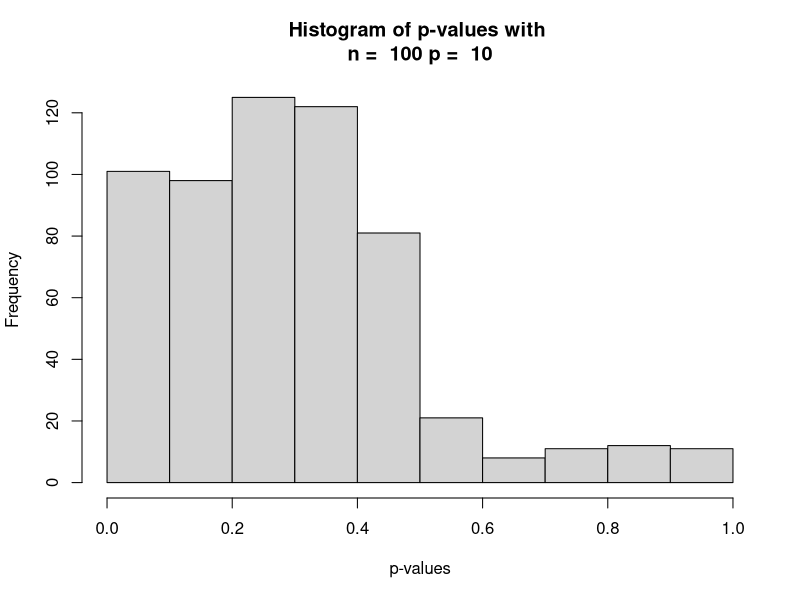
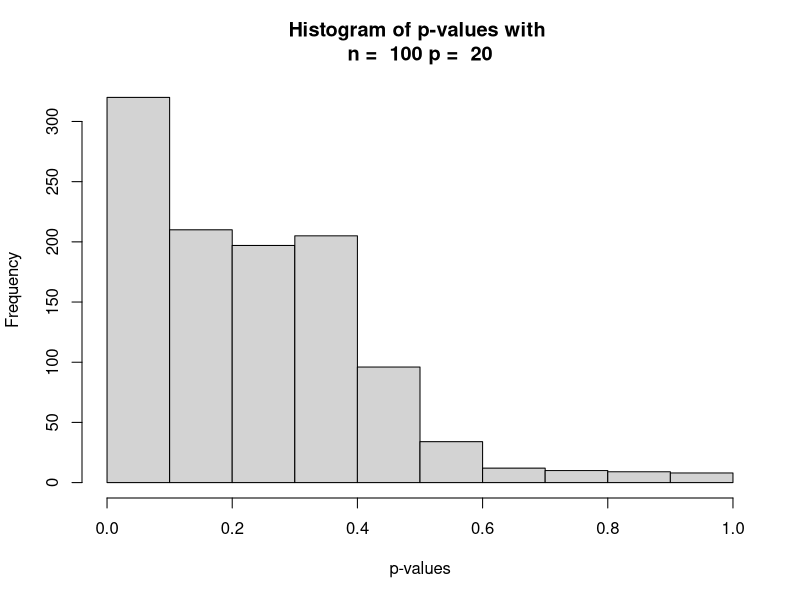
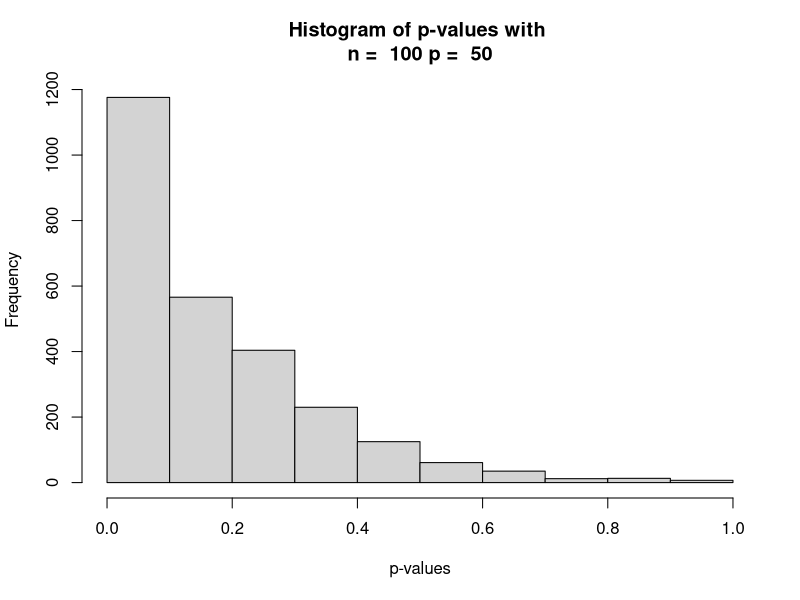
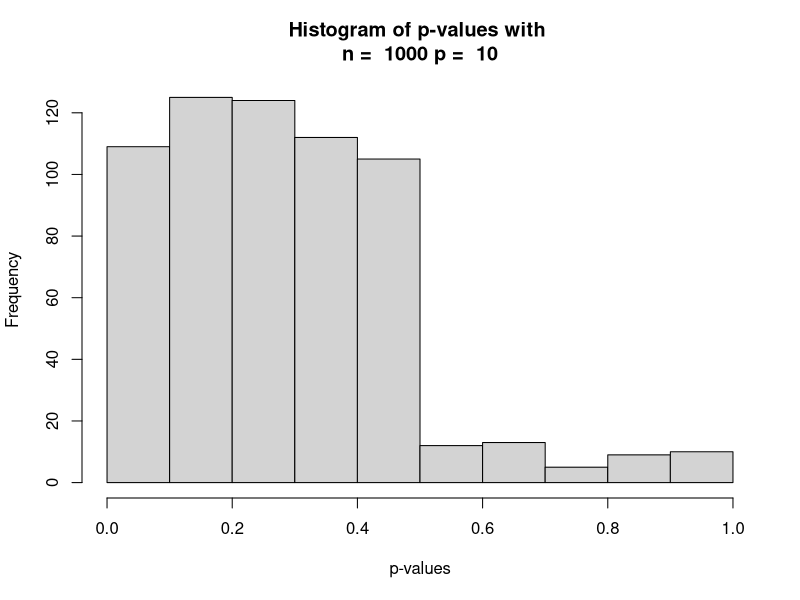
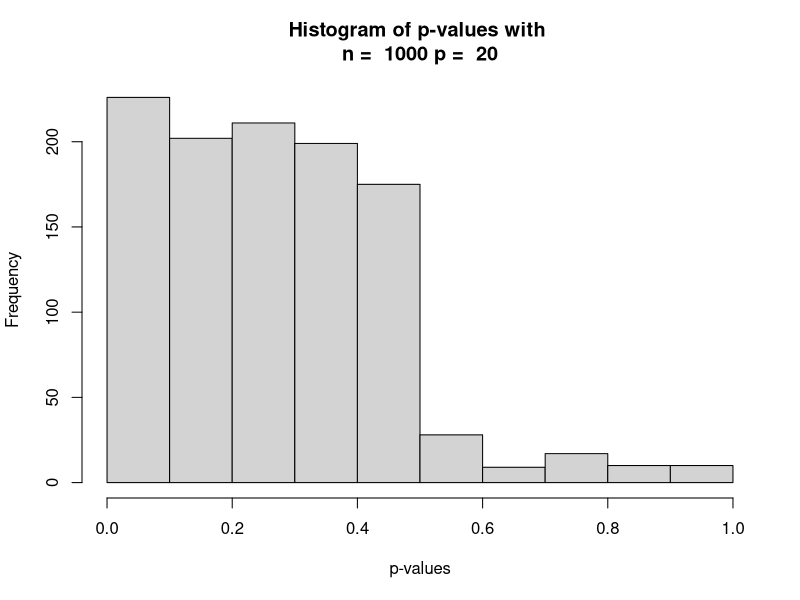
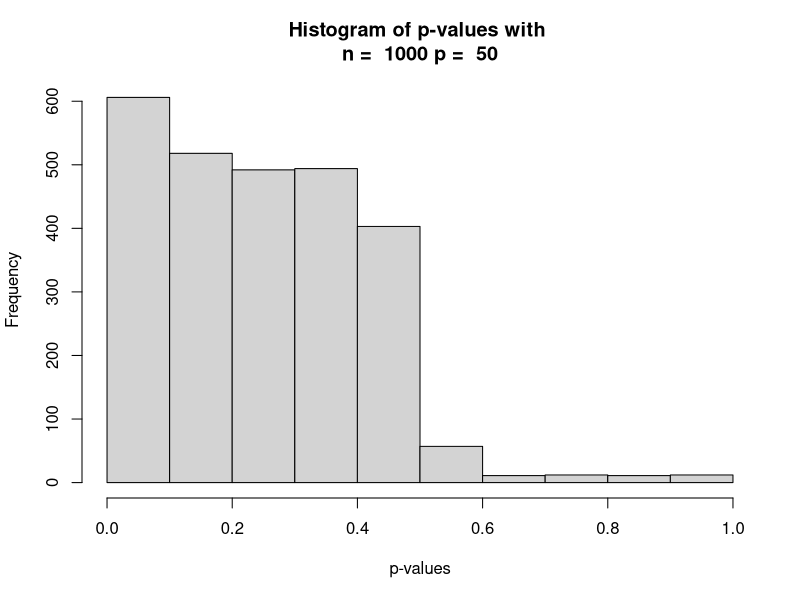
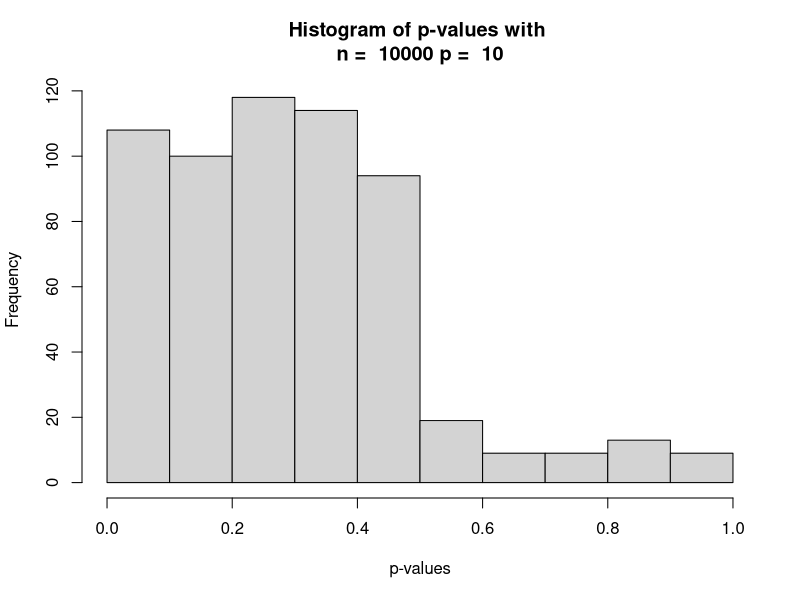
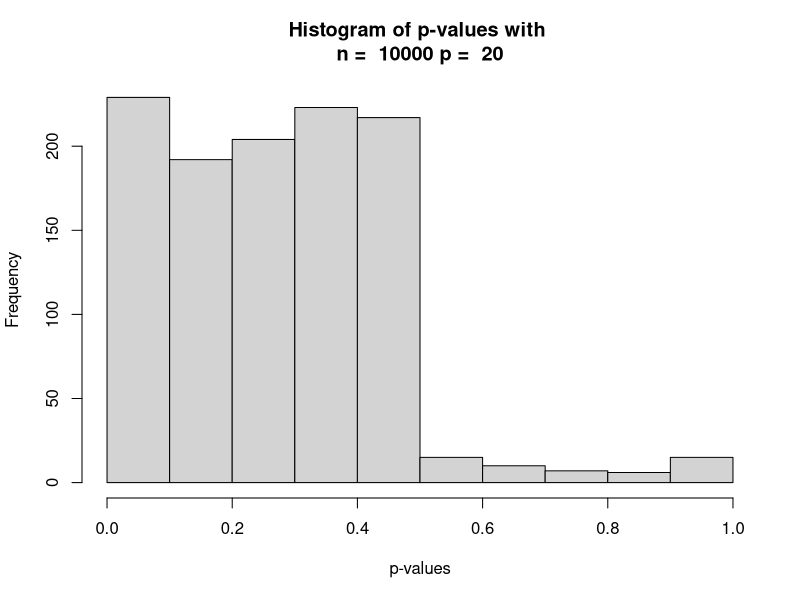

Here is the R script that generated these plots, in order:
generate_data = function(n, p) {
  covariates = matrix(rnorm(n*p), nrow=n, ncol=p)
  responses = rnorm(n)
  return(list(covariates=covariates, responses=responses))
}

model_select = function(covariates, responses, cutoff) {
  all.lm = lm(responses ~ covariates)
  pval.all = summary(all.lm)$coefficients[,4][-1] # remove intercept
  cov.reduced.ind = which(pval.all <= cutoff)
  if (length(cov.reduced.ind) == 0) return(c())
  else {
    reduced.lm = lm(responses ~ covariates[,cov.reduced.ind])
    pval.reduced = summary(reduced.lm)$coefficients[,4]
    return(pval.reduced)
  }
}

single.sim = function(n, p, cutoff) {
  data = generate_data(n, p)
  return(model_select(data$covariates, data$responses, cutoff))
}

run_simulation = function(n_trials, n, p, cutoff) {
  sim.objs = replicate(n=n_trials, expr=(single.sim(n, p, cutoff)))
  sim.objs = unlist(sim.objs)
  hist(sim.objs, xlab=paste("p-values"), main=paste("Histogram of p-values with \nn = ", n, "p = ", p))
}

for (i in c(100, 1000, 10000)) {
  mapply(FUN=run_simulation, n_trials=100, n=i, p=c(10, 20, 50), cutoff=0.5)
}




